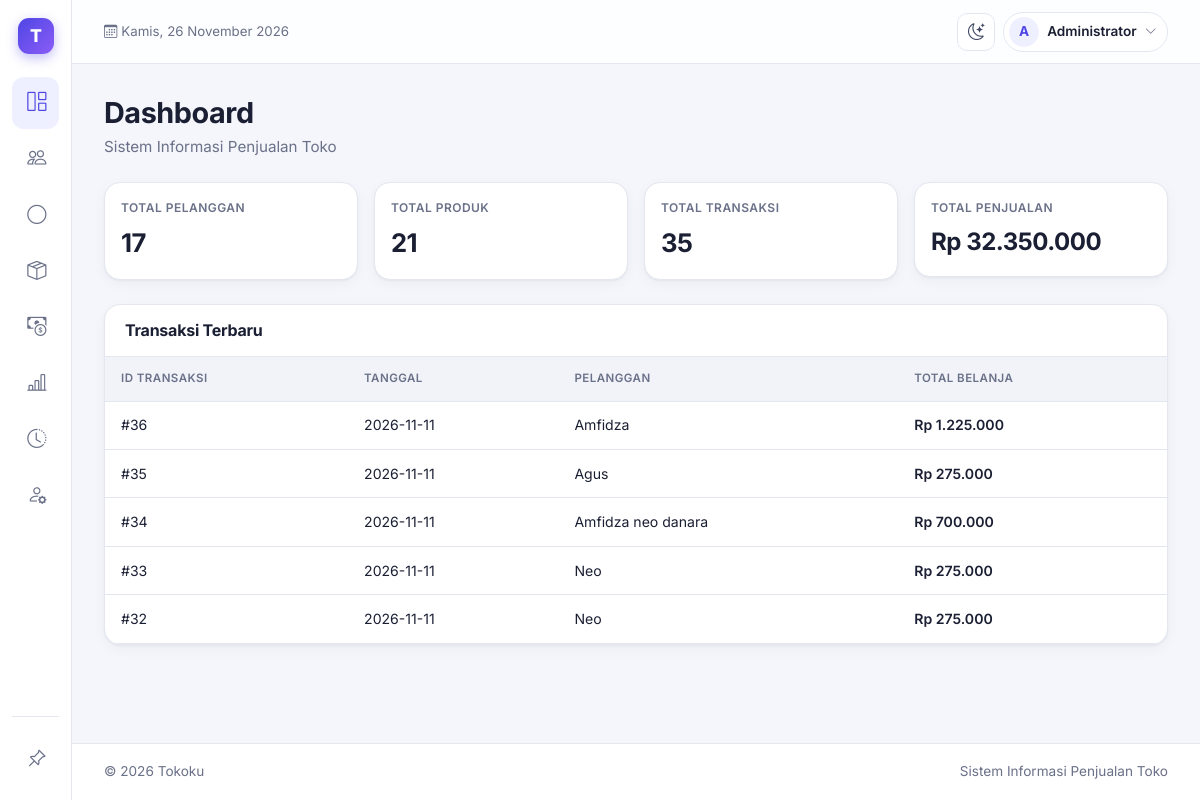
The page /tokoku/index.php?page=dashboard (signed in) on the database as committed earlier.
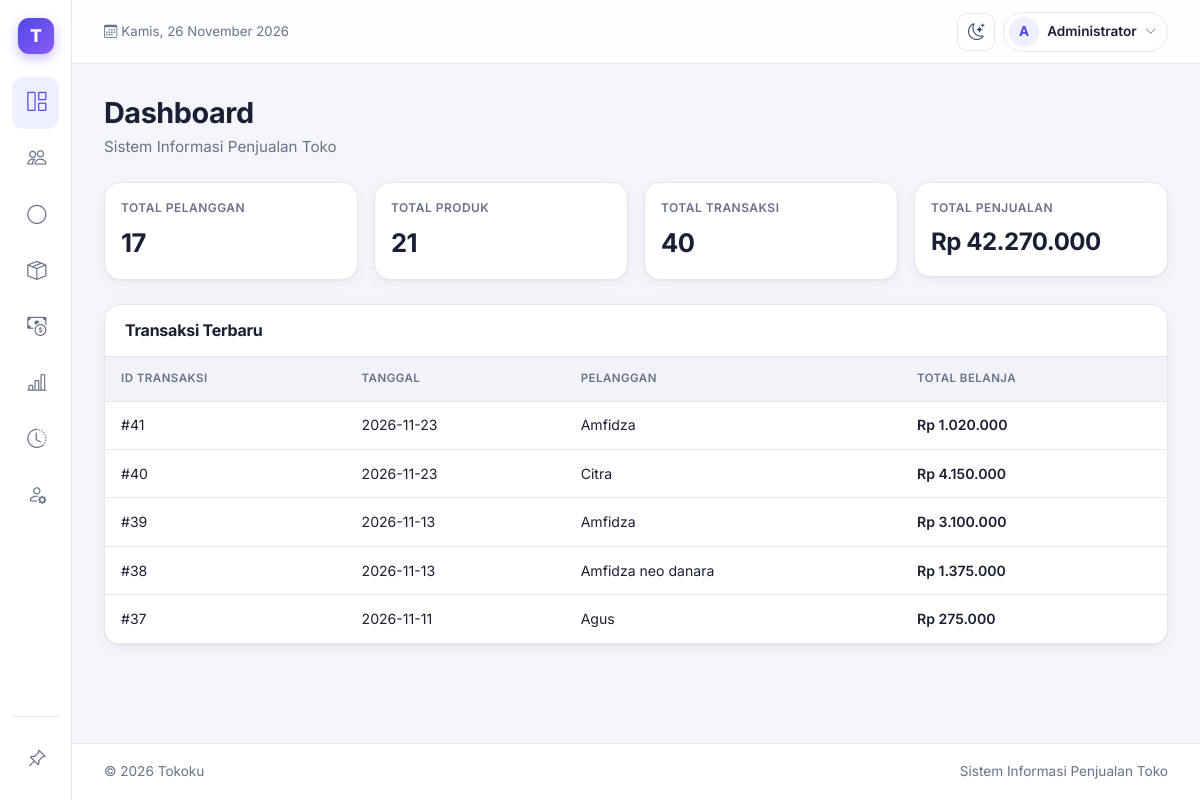
The same page on the database as committed later.
### tables this page shows
CREATE TABLE `tbl_transaksi` (
  `id_transaksi` int(11) NOT NULL,
  `tanggal` date DEFAULT NULL,
  `id_pelanggan` int(11) DEFAULT NULL,
  `total_belanja` decimal(12,2) DEFAULT NULL,
  `metode_bayar` varchar(10) NOT NULL DEFAULT 'tunai',
  `subtotal` decimal(12,2) DEFAULT NULL,
  `diskon_persen` decimal(5,2) NOT NULL DEFAULT 0.00,
  `diskon` decimal(12,2) NOT NULL DEFAULT 0.00,
  `id_member` int(11) DEFAULT NULL,
  `poin_didapat` int(11) DEFAULT 0
);

CREATE TABLE `tbl_pelanggan` (
  `id_pelanggan` int(11) NOT NULL,
  `nama_pelanggan` varchar(100) DEFAULT NULL,
  `kota` varchar(50) DEFAULT NULL
);

### tokoku/index.php (called while the page is built, shortened)
<?php
require_once __DIR__ . '/config/database.php';
require_once __DIR__ . '/includes/functions.php';
require_once __DIR__ . '/includes/auth.php';
require_login($pdo);
$user = user_login();
$pages = array_intersect_key(
    semua_halaman(),
    array_flip(izin_halaman($user['role']))
);
$page = $_GET['page'] ?? '';
require_once __DIR__ . '/includes/header.php';
require __DIR__ . '/pages/' . $page . '.php';
require_once __DIR__ . '/includes/footer.php';

### tokoku/includes/functions.php (called while the page is built, shortened)
<?php
function e($value)
{
    return htmlspecialchars((string) $value, ENT_QUOTES, 'UTF-8');
}
function rupiah($angka)
{
    return 'Rp ' . number_format((float) $angka, 0, ',', '.');
}

### tokoku/includes/auth.php (called while the page is built, shortened)
<?php
function semua_halaman()
{
    return [
        'dashboard' => 'Dashboard',
        'petugas' => 'Dashboard',
        'pelanggan' => 'Pelanggan',
        'member' => 'Member',
        'produk' => 'Produk',
        'transaksi' => 'Transaksi',
        'laporan' => 'Laporan Penjualan',
        'log' => 'Log Aktivitas',
        'belanja' => 'Belanja',
        'riwayat' => 'Riwayat Belanja',
        'user' => 'Kelola User'
    ];
}
function izin_halaman($role)
{
    $izin = [
        'admin' => ['dashboard', 'pelanggan', 'member', 'produk', 'transaksi', 'laporan', 'log', 'user'],
        'petugas' => ['petugas', 'transaksi', 'member', 'laporan'],
        'pelanggan' => ['belanja', 'riwayat']
    ];
    return $izin[$role] ?? [];
}
function user_login()
{
    return $_SESSION['user'] ?? null;
}
function require_login(PDO $pdo)
{
    $id = $_SESSION['user']['id_user'] ?? 0;
    $stmt = $pdo->prepare("
        SELECT id_user, username, nama_lengkap, role, id_pelanggan
        FROM tbl_user
        WHERE id_user = ?
    ");
    $stmt->execute([$id]);
}

### tokoku/pages/dashboard.php (the view, shortened to what the changed rows need)
<?php
$totalTransaksi = $pdo->query(
    "SELECT COUNT(*) FROM tbl_transaksi"
)->fetchColumn();
$totalPenjualan = $pdo->query(
    "SELECT COALESCE(SUM(total_belanja), 0)
     FROM tbl_transaksi"
)->fetchColumn();
$transaksiTerbaru = $pdo->query("
    SELECT
        t.id_transaksi,
        t.tanggal,
        p.nama_pelanggan,
        t.total_belanja
    FROM tbl_transaksi t
    LEFT JOIN tbl_pelanggan p
        ON t.id_pelanggan = p.id_pelanggan
    ORDER BY t.id_transaksi DESC
    LIMIT 5
")->fetchAll();
?>
<div class="row g-3 mb-4">
    <div class="col-md-6 col-lg-3">
        <div class="card p-3">
            <div class="stat-label">Total Transaksi</div>
            <div class="stat-value"><?= e($totalTransaksi) ?></div>
        </div>
    </div>
    <div class="col-md-6 col-lg-3">
        <div class="card p-3">
            <div class="stat-label">Total Penjualan</div>
            <div class="stat-value fs-4">
                <?= rupiah($totalPenjualan) ?>
            </div>
        </div>
    </div>
</div>
<div class="content-card">
    <div class="table-responsive">
        <table class="table table-hover mb-0">
            <thead>
                <tr>
                    <th>ID Transaksi</th>
                    <th>Tanggal</th>
                    <th>Pelanggan</th>
                    <th>Total Belanja</th>
                </tr>
            </thead>
            <tbody>
                <?php foreach ($transaksiTerbaru as $row): ?>
                    <tr>
                        <td>#<?= e($row['id_transaksi']) ?></td>
                        <td><?= e($row['tanggal']) ?></td>
                        <td><?= e($row['nama_pelanggan'] ?? '-') ?></td>
                        <td class="fw-semibold">
                            <?= rupiah($row['total_belanja']) ?>
                        </td>
                    </tr>
                <?php endforeach; ?>
            </tbody>
        </table>
    </div>
</div>

### tokoku/includes/header.php (shortened to what the changed rows need)
<?php
$ikonMenu = [
    'dashboard' => 'bi-grid-1x2',
    'petugas' => 'bi-grid-1x2',
    'pelanggan' => 'bi-people',
    'produk' => 'bi-box-seam',
    'transaksi' => 'bi-cash-coin',
    'laporan' => 'bi-bar-chart-line',
    'log' => 'bi-clock-history',
    'belanja' => 'bi-bag',
    'riwayat' => 'bi-receipt',
    'user' => 'bi-person-gear'
];
?>
<!DOCTYPE html>
<html lang="id" data-bs-theme="light">
<head>
    <link href="https://cdn.jsdelivr.net/npm/bootstrap@5.3.3/dist/css/bootstrap.min.css" rel="stylesheet">
    <link href="https://cdn.jsdelivr.net/npm/bootstrap-icons@1.11.3/font/bootstrap-icons.min.css" rel="stylesheet">
    <link rel="stylesheet" href="assets/css/style.css">
</head>
<body data-page="<?= e($page) ?>">
<div class="app-shell">
    <aside class="sidebar" id="sidebar" aria-label="Menu utama">
        <nav class="sidebar-nav">
            <?php foreach ($pages as $key => $label): ?>
                <a class="sidebar-link <?= $page === $key ? 'active' : '' ?>"
                   href="index.php?page=<?= e($key) ?>"
                   title="<?= e($label) ?>"
                   <?= $page === $key ? 'aria-current="page"' : '' ?>>
                    <i class="bi <?= e($ikonMenu[$key] ?? 'bi-circle') ?>"></i>
                </a>
            <?php endforeach; ?>
        </nav>
    </aside>
    <div class="app-content">
        <main class="app-main">

Rows that differ between the two databases and show on the page:
no longer on this page (row edited): tbl_transaksi: id_transaksi "36", tanggal "2026-11-11", id_pelanggan.nama_pelanggan "Amfidza", total_belanja "Rp 1.225.000"
no longer on this page (row edited): tbl_transaksi: id_transaksi "35", tanggal "2026-11-11", id_pelanggan.nama_pelanggan "Agus", total_belanja "Rp 275.000"
no longer on this page (row edited): tbl_transaksi: id_transaksi "34", tanggal "2026-11-11", id_pelanggan.nama_pelanggan "Amfidza neo danara", total_belanja "Rp 700.000"
no longer on this page (row edited): tbl_transaksi: id_transaksi "33", tanggal "2026-11-11", id_pelanggan.nama_pelanggan "Neo", total_belanja "Rp 275.000"
no longer on this page (row edited): tbl_transaksi: id_transaksi "32", tanggal "2026-11-11", id_pelanggan.nama_pelanggan "Neo", total_belanja "Rp 275.000"
added tbl_transaksi: id_transaksi "41", tanggal "2026-11-23", id_pelanggan.nama_pelanggan "Amfidza", total_belanja "Rp 1.020.000"
added tbl_transaksi: id_transaksi "40", tanggal "2026-11-23", id_pelanggan.nama_pelanggan "Citra", total_belanja "Rp 4.150.000"
added tbl_transaksi: id_transaksi "39", tanggal "2026-11-13", id_pelanggan.nama_pelanggan "Amfidza", total_belanja "Rp 3.100.000"
added tbl_transaksi: id_transaksi "38", tanggal "2026-11-13", id_pelanggan.nama_pelanggan "Amfidza neo danara", total_belanja "Rp 1.375.000"
added tbl_transaksi: id_transaksi "37", tanggal "2026-11-11", id_pelanggan.nama_pelanggan "Agus", total_belanja "Rp 275.000"
Other text that changed with them:
$totalTransaksi: "35" → "40"
rupiah($totalPenjualan): "Rp 32.350.000" → "Rp 42.270.000"
